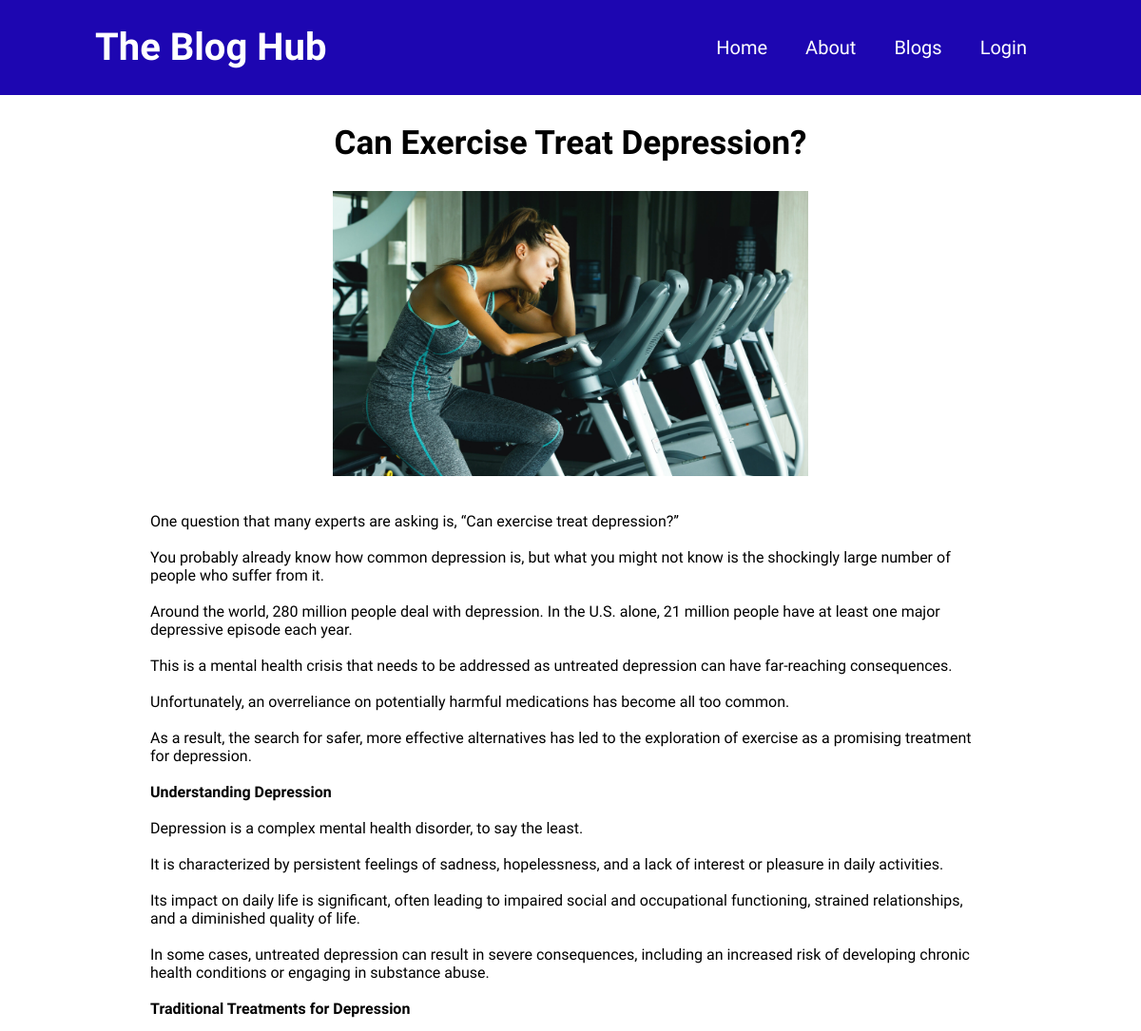
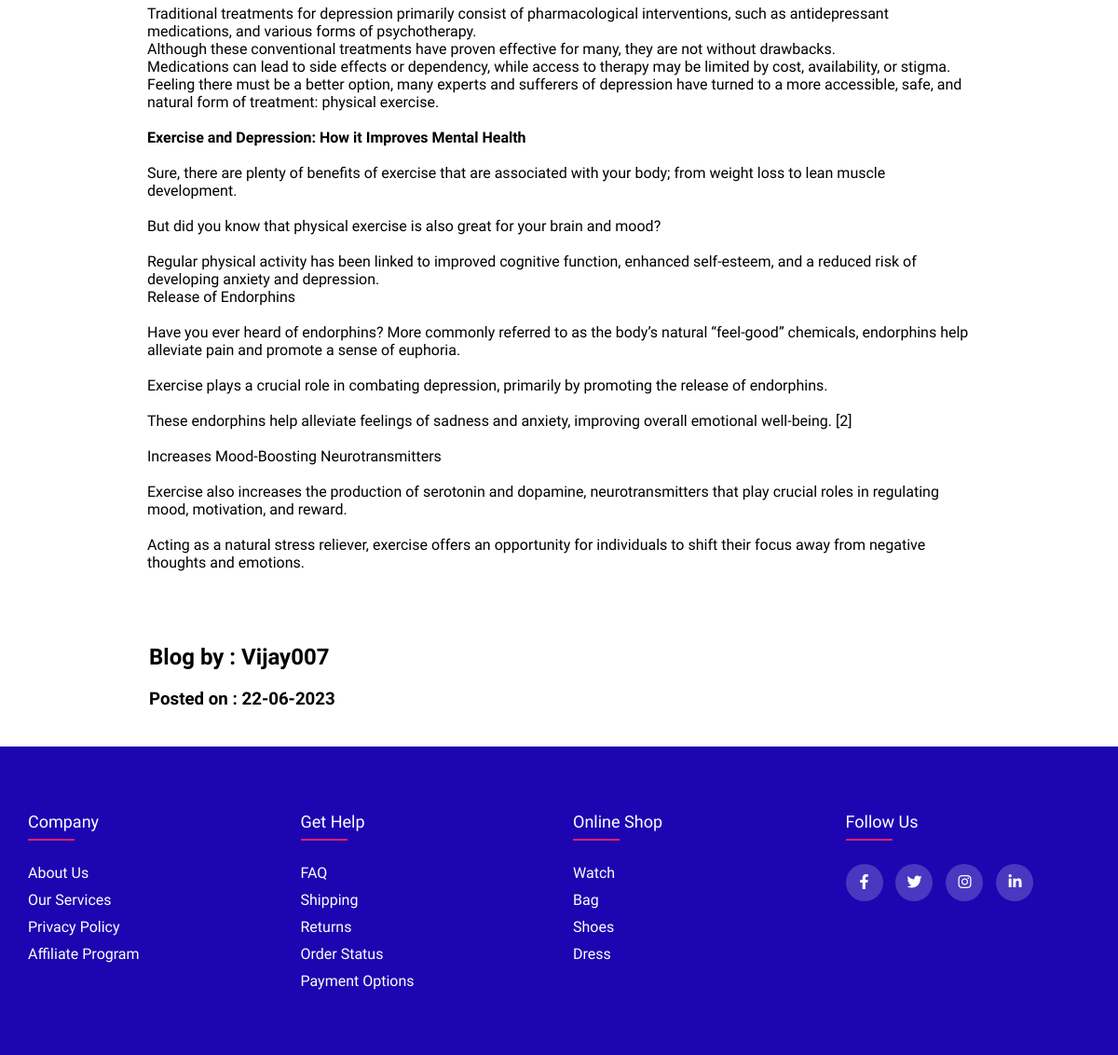
The page /single-blog.php?id=6 on the database its author committed (2 pictures, top to bottom).
### tables this page shows
CREATE TABLE `blogs` (
  `id` int(100) NOT NULL,
  `title` text DEFAULT NULL,
  `description` text DEFAULT NULL,
  `image` longblob DEFAULT NULL,
  `category` text DEFAULT NULL,
  `author` text DEFAULT NULL,
  `blogid` text DEFAULT NULL,
  `createdat` datetime(6) DEFAULT current_timestamp(6)
);

### single-blog.php (the view, shortened to what this page needs)
<?php
    if(isset($_GET["id"])){
        $id = $_GET["id"];
    }
    require_once('./config.php');
?>
<!DOCTYPE html>
<html lang="en">
<head>
    <link rel="stylesheet" href="./css/style.css">
    <link rel="stylesheet" href="https://cdnjs.cloudflare.com/ajax/libs/font-awesome/6.4.0/css/all.min.css" />
    <link href='https://unpkg.com/boxicons@2.1.4/css/boxicons.min.css' rel='stylesheet'>
</head>
<body>
    <nav class="navbar">
        <div class="logo">
            <h1>The Blog Hub</h1>
        </div>
        <ul class="links">
            <li><a href="./index.php">Home</a></li>
            <li><a href="#">About</a></li>
            <li><a href="./index.php#blogs">Blogs</a></li>
            <?php if(isset($_SESSION["id"])): ?>
                <li><a href="./admin-panel/blogs/index.php">Create a Blog</a></li>
                <li><a href="./logout.php" class="logout" onclick='return checklogout()'>LOGOUT</a></li>
            <?php else: ?>
                <li><a href="./login.php">Login</a></li>
            <?php endif; ?>
        </ul>
    </nav>
    <div class="single-blog">
        <div class="container">
            <?php
                $blog = mysqli_query($db, "SELECT * FROM `blogs` WHERE id=$id");
                if(!$blog){
                    die("Query Failed...".mysqli_error($db));
                }
                else{
                    $row = mysqli_fetch_assoc($blog);
                    $original_date = $row['createdat'];
                    $original_date = new DateTime($original_date);
                    $new_date = $original_date->format("d-m-Y");
                    echo "
                        <h1>$row[title]</h1>
                        <img src='./db-images/blogs/$row[image]' alt=''>
                        <div class='description'>$row[description]</div>
                        <div class='author'>
                            <h2>Blog by : $row[author]</h2>
                            <h3>Posted on : $new_date</h3>
                        </div>
                    ";
                }
            ?>
        </div>
    </div>
    <footer class="footer">
        <div class="container">
            <div class="row">
                <div class="footer-col">
                    <h4>company</h4>
                    <ul>
                        <li><a href='#'>about us</a></li>
                        <li><a href='#'>our services</a></li>
                        <li><a href='#'>privacy policy</a></li>
                        <li><a href='#'>affiliate program</a></li>
                    </ul>
                </div>
                <div class="footer-col">
                    <h4>get help</h4>
                    <ul>
                        <li><a href='#'>FAQ</a></li>
                        <li><a href='#'>shipping</a></li>
                        <li><a href='#'>returns</a></li>
                        <li><a href='#'>order status</a></li>
                        <li><a href='#'>payment options</a></li>
                    </ul>
                </div>
                <div class="footer-col">
                    <h4>online shop</h4>
                    <ul>
                        <li><a href='#'>watch</a></li>
                        <li><a href='#'>bag</a></li>
                        <li><a href='#'>shoes</a></li>
                        <li><a href='#'>dress</a></li>
                    </ul>
                </div>
                <div class="footer-col">
                    <h4>follow us</h4>
                    <div class="social-links">
                        <a href='#'><i class="fab fa-facebook-f"></i></a>
                        <a href='#'><i class="fab fa-twitter"></i></a>
                        <a href='#'><i class="fab fa-instagram"></i></a>
                        <a href='#'><i class="fab fa-linkedin-in"></i></a>
                    </div>
                </div>
            </div>
        </div>
    </footer>
</body>
</html>

### css/style.css (style rules this page uses)
* { margin: 0; padding: 0; box-sizing: border-box; font-family: 'Hanken Grotesk', sans-serif; }
body { scroll-behavior: smooth; }
:root { --primary-color: #1d06b1; --white: #fff; --black: #000; --red: rgb(238, 17, 17); --box-shadow: 2px 10px 2px 2px rgba(68, 68, 212, 0.5); --tagline: #777; --blog-title: rgb(17, 17, 227); --button: rgb(39, 39, 234); --button-hover: rgb(4, 4, 131); }
nav.navbar { display: flex; background-color: var(--primary-color); height: 100px; width: 100%; justify-content: space-between; overflow: hidden; position: fixed; z-index: 1000; }
.navbar .logo h1 { font-size: 40px; color: var(--white); line-height: 100px; margin-left: 100px; }
.navbar ul.links { display: flex; line-height: 60px; list-style: none; margin-right: 100px; }
.navbar .links li { padding: 20px; }
.navbar .links li a { font-size: 20px; color: var(--white); text-decoration: none; }
.footer { position: relative; top: 100px; }
.footer .container { max-width: 1170px; margin: auto; }
.footer .row { display: flex; flex-wrap: wrap; }
.footer ul { list-style: none; }
.footer { background-color: var(--primary-color); padding: 70px 0; }
.footer-col { width: 25%; padding: 0 15px; }
.footer-col h4 { font-size: 18px; color: var(--white); text-transform: capitalize; margin-bottom: 35px; font-weight: 500; position: relative; }
.footer-col h4::before { content: ''; position: absolute; left: 0; bottom: -10px; background-color: #e91e63; height: 2px; box-sizing: border-box; width: 50px; }
.footer-col ul li:not(:last-child) { margin-bottom: 10px; }
.footer-col ul li a { font-size: 16px; text-transform: capitalize; color: var(--white); text-decoration: none; font-weight: 300; color: var(--white); display: block; transition: all 0.3s ease; }
.footer-col .social-links a { display: inline-block; height: 40px; width: 40px; background-color: rgba(255, 255, 255, 0.2); margin: 0 10px 10px 0; text-align: center; line-height: 40px; border-radius: 50%; color: var(--white); transition: all 0.5s ease; }
.single-blog { position: relative; top: 100px; width: 100%; min-height: 100vh; }
.single-blog .container { width: 80%; min-height: inherit; margin: auto; display: flex; flex-direction: column; justify-content: center; align-items: center; }
.single-blog .container h1 { text-align: center; padding: 10px; margin: 20px; font-size: 35px; }
.single-blog .container img { height: 300px; width: 500px; }
.single-blog .container .description { padding: 18px; margin: 20px; }
.single-blog .container .author { padding: 20px; margin: 10px; align-self: start; text-align: left; }
.single-blog .container .author h2, h3 { padding: 10px; }

### rows shown on the page
blogs: title "Can Exercise Treat Depression?", image (picture), description "One question that many experts are asking is, “Can exercise treat depression?” You probably already know how common depression is, but what you might not know is the shockingly large number of people who suffer from it. Around the world, 280 million people deal with depression. In the U.S. alone, 21 million people have at least one major depressive episode each year. This is a mental health crisis that needs to be addressed as untreated depression can have far-reaching consequences. Unfortunately, an overreliance on potentially harmful medications has become all too common. As a result, the search for safer, more effective alternatives has led to the exploration of exercise as a promising…", author "Vijay007", createdat "22-06-2023"
